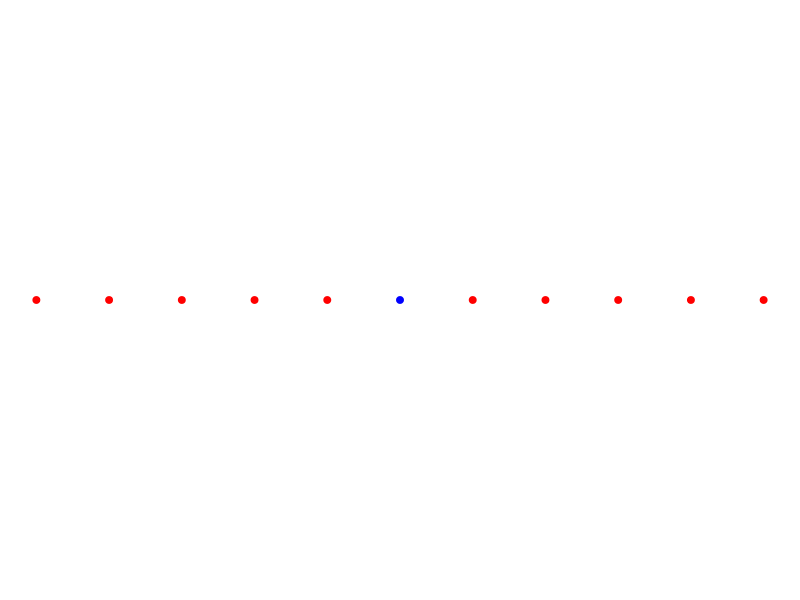
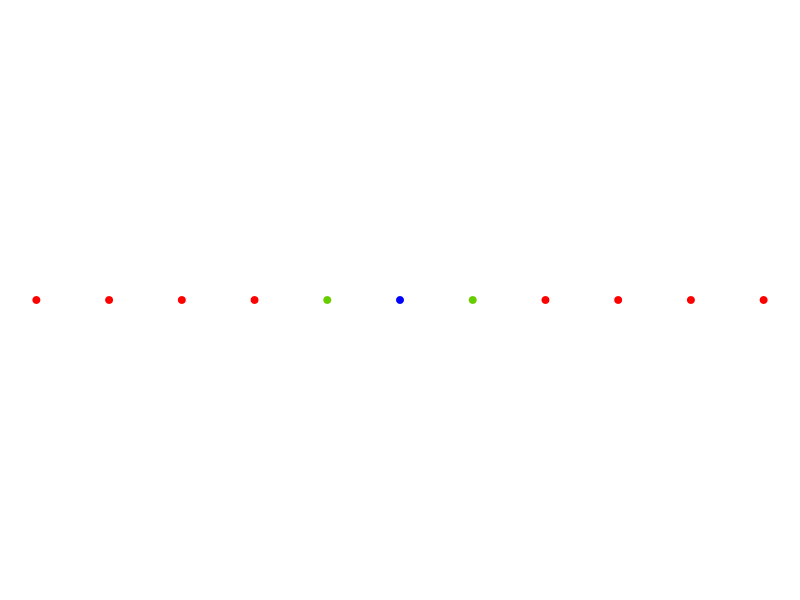
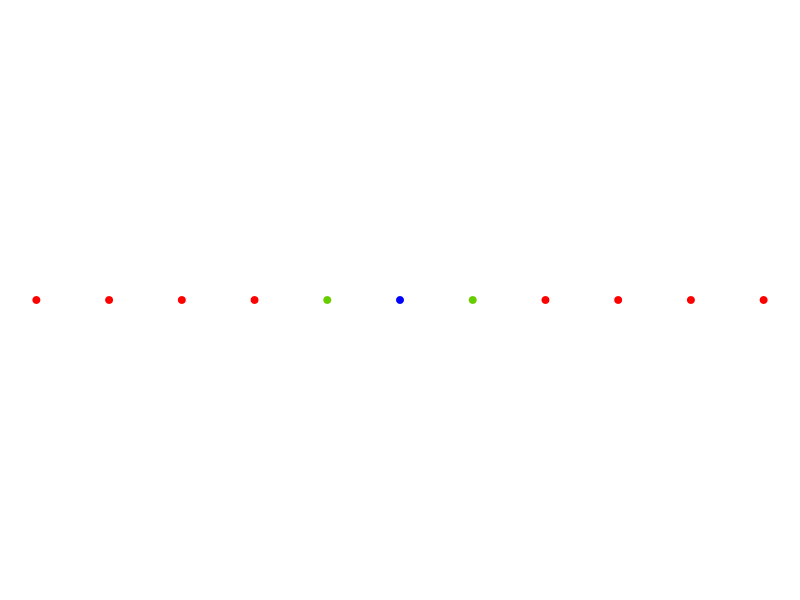

These figures' R source, in order:
## ---- chunk 1
library(ggplot2)

df <- data.frame(x = seq(0, 10, by = 1), y = rep(1, 11), color = c(rep(0, 5), 1, rep(0, 5)))

ggplot(df,
       aes(x = x, y = y, color = factor(color))) +
  geom_point(size = 2) +
  theme_void() +
  guides(color = F) +
  scale_color_manual(values = c("red", "blue"))
## ---- chunk 2
df <- data.frame(x = seq(0, 10, by = 1), y = rep(1, 11), color = c(rep(0, 4),1, 2, 1, 
                                                                   rep(0, 4)))

ggplot(df,
       aes(x = x, y = y, color = factor(color))) +
  geom_point(size = 2) +
  theme_void() +
  guides(color = F) +
  scale_color_manual(values = c("red", "#66CD00", "blue"))
## ---- chunk 3
df <- data.frame(x = seq(0, 10, by = 1), y = rep(1, 11), color = c(rep(0, 4),1, 2, 1, 
                                                                   rep(0, 4)))

ggplot(df,
       aes(x = x, y = y, color = factor(color))) +
  geom_point(size = 2) +
  theme_void() +
  guides(color = F) +
  scale_color_manual(values = c("red", "#66CD00", "blue"))
